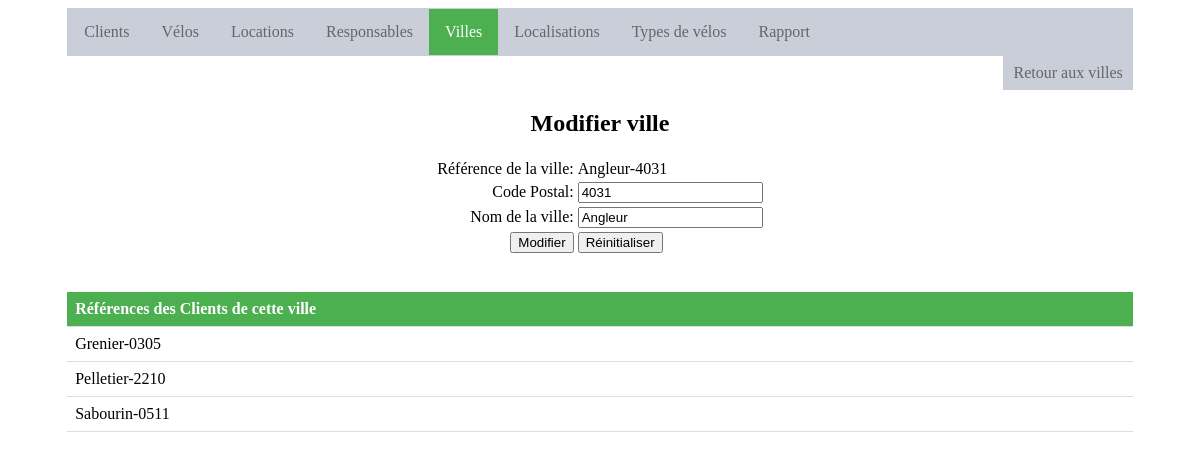
The page /update_ville.php?id_ville=Angleur-4031 on the database its author committed.
### tables this page shows
CREATE TABLE IF NOT EXISTS `Ville` (
  `id_ville` varchar(20) NOT NULL,
  `code_postal` varchar(4) NOT NULL,
  `nom_ville` varchar(25) NOT NULL
);

CREATE TABLE IF NOT EXISTS `Client` (
  `id_client` varchar(20) NOT NULL,
  `nom` varchar(50) NOT NULL,
  `prenom` varchar(50) NOT NULL,
  `email` varchar(50) NOT NULL,
  `telephone` varchar(15) NOT NULL,
  `date_naissance` date NOT NULL,
  `id_ville` varchar(20) NOT NULL
);

### update_ville.php (the view, shortened to what this page needs)
<!DOCTYPE html>
<html>
<link rel="stylesheet" type="text/css" href="./style.css">
<head>
</head>
<body>
<div class="contenant">
	<div class="menu">
		<ul class="menu">
			<li class="menu"><a href="index.php">Clients</a></li>
			<li class="menu"><a href="velo.php">V&eacute;los</a></li>
			<li class="menu"><a href="location.php">Locations</a></li>
			<li class="menu"><a href="responsable.php">Responsables</a></li>
			<li class="menu"><a class="active" href="ville.php">Villes</a></li>
			<li class="menu"><a href="localisation.php">Localisations</a></li>
			<li class="menu"><a href="type_velo.php">Types de v&eacute;los</a></li>
			<li class="menu"><a href="rapport.php">Rapport</a></li>
		</ul>
		<ul class="menu_s">
			<li class="menu_s"><a href="ville.php">Retour aux villes</a></li>
		</ul>
	</div>
	<div>
	<h2 align="center"> Modifier ville</h2>
	<?php
	if (isset($_GET['id_ville'])){
		$db_user = "s160180";
		$db= "mschyns_s160180";
		$db_pass = "mrhxz46474";
		$con= mysqli_connect("php2.hec.ulg.ac.be",$db_user,$db_pass,$db);
		$id_ville = $_GET["id_ville"];
		$requete = "SELECT * FROM Ville WHERE id_ville = '" . $id_ville . "'";
		$result = mysqli_query($con, $requete);
		$nbLigne = mysqli_num_rows($result);
		if($nbLigne == 0){
			die("<center class=\"alert\">Cette ville '.$id_ville.' est inexistant.</center>");
		}else{
			$row = mysqli_fetch_array($result);
			$code_postal=$row['code_postal'];
			$nom_ville=$row['nom_ville'];
		}
		echo "<form name=\"ville_update\" action=\"update_ville.php?id_ville=$id_ville\" method=\"post\">";
		echo "<table align=\"center\">";
		echo "<tr><td align=right>R&eacute;f&eacute;rence de la ville: </td><td>".$id_ville."<input type=\"hidden\" name=\"id_ville\" value=\"".$id_ville."\"></td></tr>";
		echo "<tr><td align=right>Code Postal: </td><td><input type=\"text\" name=\"code_postal\" value=\"".$code_postal."\"></td></tr>";
		echo "<tr><td align=right>Nom de la ville: </td><td><input type=\"text\" name=\"nom_ville\" value=\"".$nom_ville."\"></td></tr>";
		echo "<tr><td align=right><input type=\"submit\" name=\"save_btn\" value=\"Modifier\"></td><td><input type=\"reset\" name=\"res_btn\" value=\"R&eacute;initialiser\"></td></tr>";
		echo "</table>";
		echo "</form>";
		echo "<br>";
		echo "<br>";
		$result_ville = mysqli_query($con, "SELECT id_client FROM Client WHERE id_ville = '" . $id_ville . "'");
		echo "<table class=\"list\" align=\"center\">";
		echo "<th>R&eacute;f&eacute;rences des Clients de cette ville</th>";
		while($row_ville = mysqli_fetch_array($result_ville)){
			echo "<tr class=\"list\">";
			echo "<td class=\"list\" width=\"100%\">".$row_ville['id_client']."</a> </td>";
			echo "</tr>";
		}
		echo "</table>";
	}else{
		header('Location: ville.php');
		exit();
	}
	?>
	</div>
	</div>
</body>
</html>

### style.css (style rules this page uses)
.contenant { display:block; margin-left: auto; margin-right: auto; width:90%; }
ul.menu { list-style-type: none; margin: 0; padding: 0; overflow: hidden; border: 1px solid #caced9; background-color: #caced9; }
li.menu { float: left; }
li.menu a { display: block; color: #666; text-align: center; padding: 14px 16px; text-decoration: none; }
li.menu a.active { color: white; background-color: #4CAF50; }
ul.menu_s { list-style-type: none; margin: 0; padding: 0; overflow: hidden; background-color: white; }
li.menu_s { float: right; }
li.menu_s a { display: block; color: #666; text-align: center; padding: 8px 10px; text-decoration: none; background-color: #caced9; }
table.list { border-collapse: collapse; margin: 0 auto; width: 100%; }
th { padding: 8px; text-align: left; border-bottom: 1px solid #ddd; background-color: #4CAF50; color:white; }
td.list { padding: 8px; text-align: left; border-bottom: 1px solid #ddd; }
a:link { color: blue; }

### rows shown on the page
ville: code_postal "4031", nom_ville "Angleur"
client: id_client "Grenier-0305"
client: id_client "Pelletier-2210"
client: id_client "Sabourin-0511"

### other values the page prints
$id_ville "Angleur-4031"
